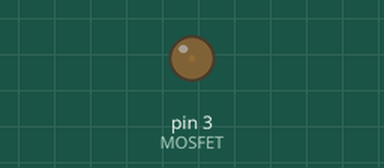
Bench run of a sketch on a simulated Arduino Uno, built with avr-gcc and run on an emulated ATmega328P. On the bench: output pins drawn as LEDs (lit = HIGH).

Above: at 0.05 s.
At 2.9 s:
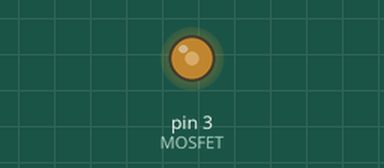
At 5.8 s:
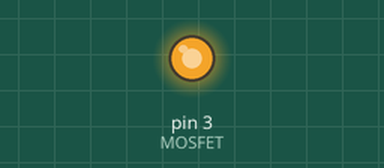
At 11.55 s:
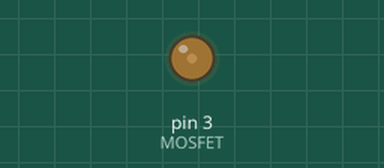
Timing chart, 0 to 16.6 s (numbered marks = the images above):
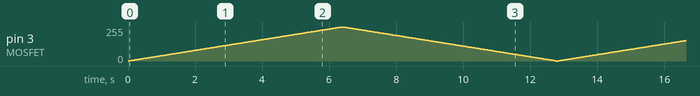

The sketch:

MOSFET_IRF520N_con_foco_de_auto_PWM.ino
```cpp
#define MOSFET 3  //Se define el pin del mosfet
int BRILLO;   //Se define la variable brillo
void setup() {
  pinMode(MOSFET, OUTPUT);    //Se declara el MOSFET como SALIDA
}

void loop() {
  //Aumenta el brillo cada 25 milisegundos
  for(BRILLO = 0; BRILLO < 256; BRILLO++){
    analogWrite(MOSFET,BRILLO);
    delay(25);
  }
  //Disminuye el brillo
  for(BRILLO = 255; BRILLO >= 0; BRILLO--){
   analogWrite(MOSFET,BRILLO);
    delay(25);
  }
}
```
